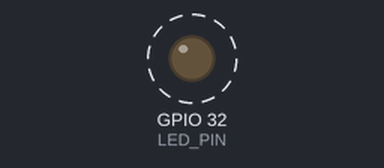
The sketch below on a simulated ESP32. Shown: output pins drawn as LEDs (lit = HIGH). Dashed ring = blinking. What the sketch prints to the serial monitor is not drawn.

Above: at 0.5 s.
Timing chart, 0 to 3.5 s (numbered marks = the images above):
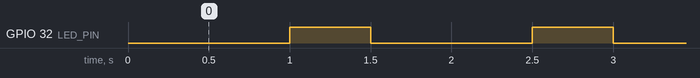

Measured:
- by itself, GPIO 32 (LED_PIN): alternates HIGH for 0.50 s and LOW for 1.0 s

The sketch:

Light_sleep.ino
```cpp
#define uS_TO_S_FACTOR 1000000 // factor de conversion micro seg a seg
#define TIME_TO_SLEEP 10       // tiempo en el que el ESP se va a mimir en seg
#define LED_PIN 32

void setup() {

  Serial.begin(115200);
  pinMode (LED_PIN, OUTPUT);
  esp_sleep_enable_timer_wakeup (TIME_TO_SLEEP*uS_TO_S_FACTOR);  //Le pasamos el tiempo en seg a la funcion
  Serial.println("Configurando ESP32 para dormir por" + String(TIME_TO_SLEEP) + "segundos");

}

void loop() {

  digitalWrite (LED_PIN, LOW);  //cuando se duerma se apaga
  esp_light_sleep_start();

  digitalWrite (LED_PIN, HIGH); //cuando se despierte enciende el led por un momento
  delay(500);

  print_wakeup_reason();

  }

void print_wakeup_reason () {

   esp_sleep_wakeup_cause_t wakeup_reason;

   wakeup_reason = esp_sleep_get_wakeup_cause();

   switch (wakeup_reason){

    case ESP_SLEEP_WAKEUP_EXT0:
      Serial.println("Inicio causado por señal en el RTC_IO (Periferiocos del RTC)");
    break;

    case ESP_SLEEP_WAKEUP_EXT1:
      Serial.println("Inicio causado por señal en el CNTL");
    break;

    case ESP_SLEEP_WAKEUP_TIMER:
      Serial.println("Inicio causado por señal en un Timer");
    break;

    case ESP_SLEEP_WAKEUP_TOUCHPAD:
      Serial.println("Inicio causado por señal en un PIN Touch");
    break;

    case ESP_SLEEP_WAKEUP_ULP:
      Serial.println("Inicio causado por señal lanzada por el ULP");
    break;

    default:
      Serial.printf("El inicio no fue causado por ninguna razón conocida $d\n", wakeup_reason);
   }
}
```
